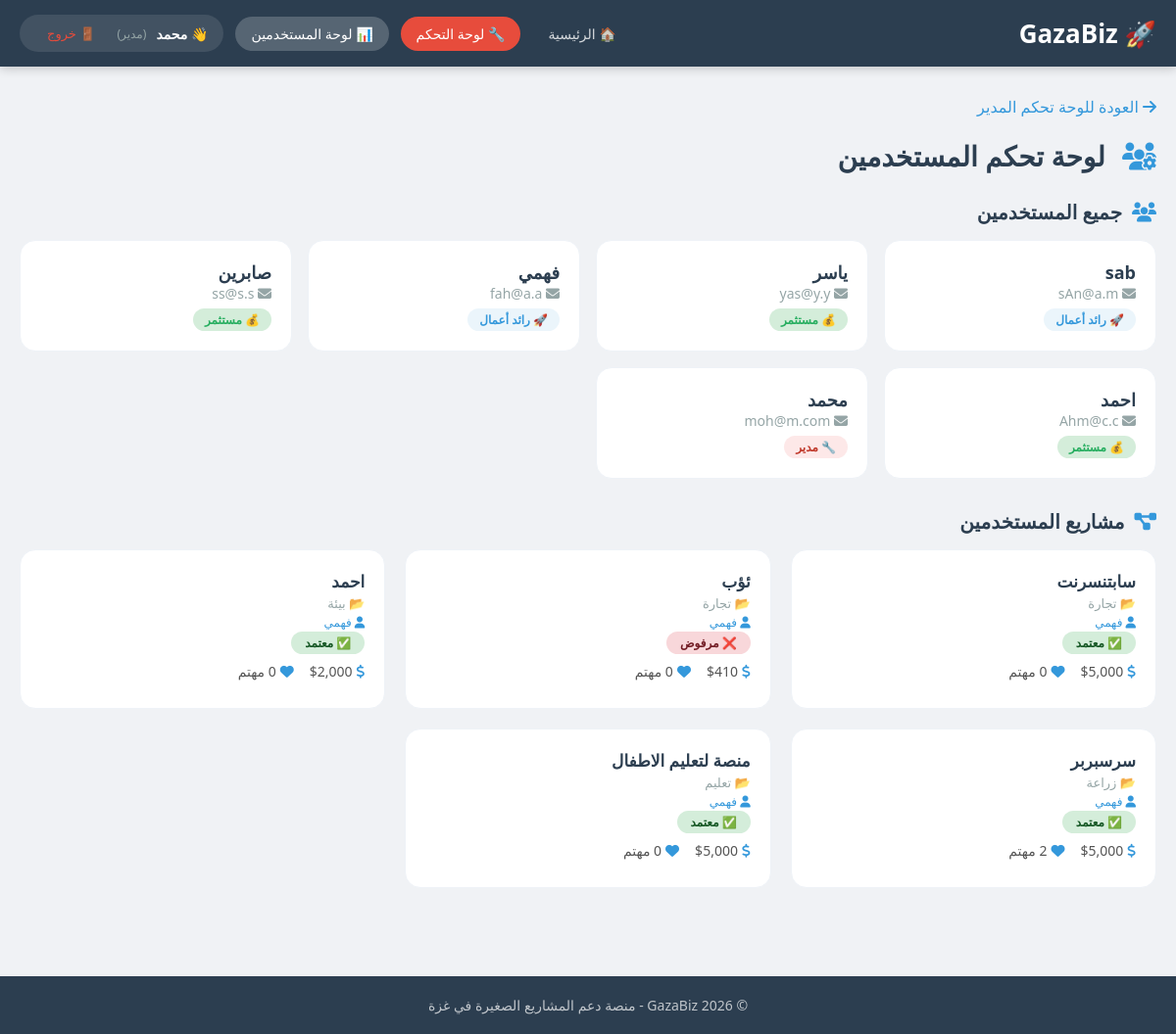
Page /admin/user_dashboard.php (signed in) on the committed database.
### tables this page shows
CREATE TABLE `users` (
  `id` int(11) NOT NULL,
  `full_name` varchar(100) NOT NULL,
  `email` varchar(100) NOT NULL,
  `password_hash` varchar(255) NOT NULL,
  `role` enum('entrepreneur','investor','admin') DEFAULT 'entrepreneur',
  `created_at` timestamp NOT NULL DEFAULT current_timestamp(),
  `wallet` decimal(12,2) DEFAULT 0.00
);

CREATE TABLE `projects` (
  `id` int(11) NOT NULL,
  `user_id` int(11) NOT NULL,
  `title` varchar(150) NOT NULL,
  `category` varchar(50) NOT NULL,
  `description` text NOT NULL,
  `target_budget` decimal(12,2) NOT NULL,
  `current_investment` decimal(12,2) DEFAULT 0.00,
  `interest_count` int(11) DEFAULT 0,
  `status` enum('pending','approved','rejected') DEFAULT 'pending',
  `created_at` timestamp NOT NULL DEFAULT current_timestamp()
);

### admin/user_dashboard.php (the view, shortened to what this page needs)
<?php
require_once '../config/database.php';
$users = $pdo->query("SELECT id, full_name, email, role, created_at FROM users ORDER BY created_at DESC")->fetchAll();
$projects = $pdo->query("SELECT p.*, u.full_name as owner_name
                        FROM projects p
                        JOIN users u ON p.user_id = u.id
                        ORDER BY p.created_at DESC")->fetchAll();
?>
<!DOCTYPE html>
<html lang="ar" dir="rtl">
<head>
    <link rel="stylesheet" href="https://cdnjs.cloudflare.com/ajax/libs/font-awesome/6.4.0/css/all.min.css">
</head>
<body>
    <header class="header">
        <div class="header-container">
            <div class="logo"><a href="../index.php">🚀 GazaBiz</a></div>
            <nav class="nav">
                <a href="../index.php" class="nav-link">🏠 الرئيسية</a>
                <a href="dashboard.php" class="nav-link admin-link">🔧 لوحة التحكم</a>
                <a href="user_dashboard.php" class="nav-link active">📊 لوحة المستخدمين</a>
                <div class="user-info">
                    <span class="user-name">👋 <?= htmlspecialchars($_SESSION['name'] ?? 'Admin') ?></span>
                    <span class="user-role">(مدير)</span>
                    <a href="../logout.php" class="btn-logout">🚪 خروج</a>
                </div>
            </nav>
        </div>
    </header>
    <div class="page-wrapper">
        <a href="dashboard.php" class="back-link"><i class="fas fa-arrow-right"></i> العودة للوحة تحكم المدير</a>
        <h1 class="page-title"><i class="fas fa-users-cog"></i> لوحة تحكم المستخدمين</h1>
        <h2 class="section-title"><i class="fas fa-users"></i> جميع المستخدمين</h2>
        <?php if (count($users) > 0): ?>
            <div class="users-grid">
                <?php foreach ($users as $user): ?>
                    <div class="user-card">
                        <div class="user-name-card"><?= htmlspecialchars($user['full_name']) ?></div>
                        <div class="user-email"><i class="fas fa-envelope"></i> <?= htmlspecialchars($user['email']) ?></div>
                        <span class="user-role-badge role-<?= $user['role'] ?>">
                            <?= $user['role'] === 'entrepreneur' ? '🚀 رائد أعمال' :
                               ($user['role'] === 'investor' ? '💰 مستثمر' : '🔧 مدير') ?>
                        </span>
                    </div>
                <?php endforeach; ?>
            </div>
        <?php endif; ?>
        <h2 class="section-title"><i class="fas fa-project-diagram"></i> مشاريع المستخدمين</h2>
        <?php if (count($projects) > 0): ?>
            <div class="projects-grid">
                <?php foreach ($projects as $project): ?>
                    <div class="project-card">
                        <div class="card-title"><?= htmlspecialchars($project['title']) ?></div>
                        <div class="card-category">📂 <?= htmlspecialchars($project['category']) ?></div>
                        <div class="card-owner"><i class="fas fa-user"></i> <?= htmlspecialchars($project['owner_name']) ?></div>
                        <span class="status-badge status-<?= $project['status'] ?>">
                            <?= $project['status'] === 'pending' ? '⏳ قيد المراجعة' :
                               ($project['status'] === 'approved' ? '✅ معتمد' : '❌ مرفوض') ?>
                        </span>
                        <div class="card-meta">
                            <span><i class="fas fa-dollar-sign"></i> $<?= number_format($project['target_budget']) ?></span>
                            <span><i class="fas fa-heart"></i> <?= $project['interest_count'] ?> مهتم</span>
                        </div>
                    </div>
                <?php endforeach; ?>
            </div>
        <?php endif; ?>
    </div>
    <footer class="footer">
        <p>© 2026 GazaBiz - منصة دعم المشاريع الصغيرة في غزة</p>
    </footer>
</body>
</html>

### admin/user_dashboard.php (style rules this page uses)
* { margin: 0; padding: 0; box-sizing: border-box; }
body { font-family: 'Segoe UI', Tahoma, sans-serif; background: #f0f2f5; min-height: 100vh; }
.header { background: #2c3e50; color: #fff; padding: 15px 0; box-shadow: 0 2px 10px rgba(0,0,0,0.2); }
.header-container { max-width: 1200px; margin: 0 auto; display: flex; justify-content: space-between; align-items: center; padding: 0 20px; flex-wrap: wrap; gap: 10px; }
.logo a { color: #fff; text-decoration: none; font-size: 26px; font-weight: bold; }
.nav { display: flex; align-items: center; gap: 12px; flex-wrap: wrap; }
.nav-link { color: rgba(255,255,255,0.8); text-decoration: none; padding: 8px 16px; border-radius: 25px; transition: 0.3s; font-size: 14px; }
.nav-link.active { background: rgba(255,255,255,0.2); color: #fff; }
.admin-link { background: #e74c3c; color: #fff !important; }
.user-info { display: flex; align-items: center; gap: 10px; background: rgba(255,255,255,0.1); padding: 6px 16px; border-radius: 25px; }
.user-name { color: #fff; font-weight: bold; font-size: 14px; }
.user-role { color: #95a5a6; font-size: 12px; }
.btn-logout { color: #e74c3c; text-decoration: none; font-size: 13px; padding: 4px 12px; border-radius: 15px; transition: 0.3s; }
.page-wrapper { max-width: 1200px; margin: 0 auto; padding: 30px 20px; }
.page-title { font-size: 28px; font-weight: 700; color: #2c3e50; margin-bottom: 25px; }
.page-title i { color: #3498db; margin-left: 10px; }
.back-link { display: inline-block; margin-bottom: 20px; color: #3498db; text-decoration: none; }
.section-title { font-size: 20px; color: #2c3e50; margin: 25px 0 15px; display: flex; align-items: center; gap: 10px; }
.section-title i { color: #3498db; }
.users-grid { display: grid; grid-template-columns: repeat(auto-fill, minmax(250px, 1fr)); gap: 16px; margin-bottom: 30px; }
.user-card { background: #fff; border-radius: 16px; padding: 20px; border: 1px solid #eef2f7; transition: 0.3s; }
.user-card .user-name-card { font-size: 18px; font-weight: 700; color: #2c3e50; }
.user-card .user-email { color: #95a5a6; font-size: 14px; }
.user-card .user-role-badge { display: inline-block; padding: 3px 12px; border-radius: 20px; font-size: 12px; font-weight: 600; margin-top: 6px; }
.role-entrepreneur { background: #ebf5fb; color: #3498db; }
.role-investor { background: #d4edda; color: #27ae60; }
.role-admin { background: #fde8e8; color: #c0392b; }
.projects-grid { display: grid; grid-template-columns: repeat(auto-fill, minmax(280px, 1fr)); gap: 20px; margin-bottom: 30px; }
.project-card { background: #fff; border-radius: 16px; padding: 20px; border: 1px solid #eef2f7; transition: 0.3s; }
.project-card .card-title { font-size: 17px; font-weight: 700; color: #2c3e50; margin-bottom: 2px; }
.project-card .card-category { font-size: 13px; color: #95a5a6; }
.project-card .card-owner { font-size: 12px; color: #3498db; margin-top: 2px; }
.project-card .status-badge { padding: 3px 14px; border-radius: 20px; font-size: 12px; font-weight: 600; display: inline-block; }
.status-approved { background: #d4edda; color: #155724; }
.status-rejected { background: #f8d7da; color: #721c24; }
.project-card .card-meta { display: flex; gap: 16px; margin: 8px 0; font-size: 14px; color: #555; flex-wrap: wrap; }
.project-card .card-meta span { display: flex; align-items: center; gap: 4px; }
.project-card .card-meta i { color: #3498db; }
.footer { background: #2c3e50; color: rgba(255,255,255,0.7); padding: 20px; text-align: center; font-size: 14px; margin-top: 30px; }

### rows in the picture
users: full_name "sab", email "sAn@a.m", role "🚀 رائد أعمال"
users: full_name "ياسر", email "yas@y.y", role "💰 مستثمر"
users: full_name "فهمي", email "fah@a.a", role "🚀 رائد أعمال"
users: full_name "صابرين", email "ss@s.s", role "💰 مستثمر"
users: full_name "احمد", email "Ahm@c.c", role "💰 مستثمر"
users: full_name "محمد", email "moh@m.com", role "🔧 مدير"
projects: title "سابتنسرنت", category "تجارة", user.full_name "فهمي", status "✅ معتمد", target_budget "5,000"
projects: title "ئؤب", category "تجارة", user.full_name "فهمي", status "❌ مرفوض", target_budget "410"
projects: title "احمد", category "بيئة", user.full_name "فهمي", status "✅ معتمد", target_budget "2,000"
projects: title "سرسبربر", category "زراعة", user.full_name "فهمي", status "✅ معتمد", target_budget "5,000"
projects: title "منصة لتعليم الاطفال", category "تعليم", user.full_name "فهمي", status "✅ معتمد", target_budget "5,000", interest_count "0"

### other values in the picture
$_SESSION['name'] "محمد"
